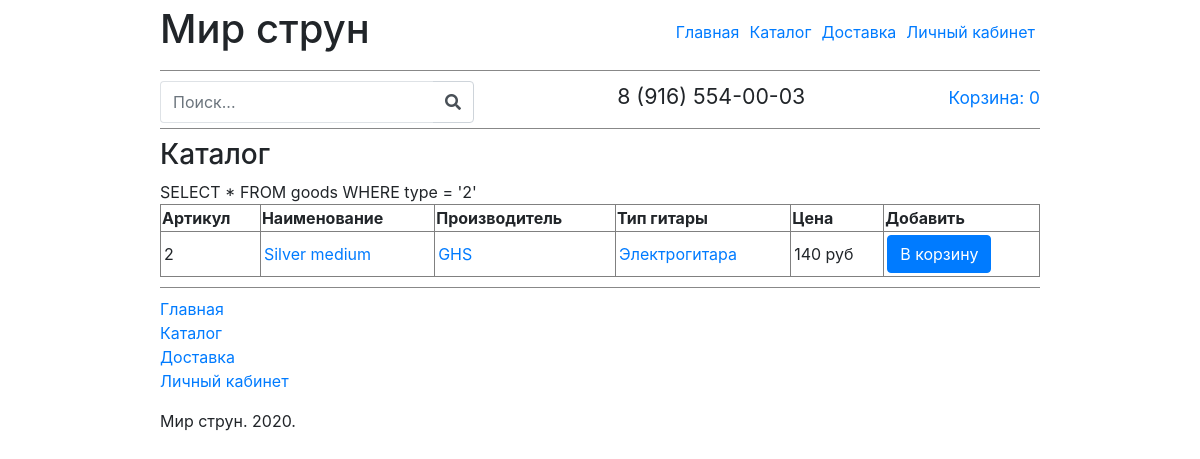
Page /katalog.php?type=2 on the committed database.
### tables this page shows
CREATE TABLE `goods` (
  `id` int(11) NOT NULL,
  `title` varchar(250) NOT NULL,
  `type` int(11) NOT NULL,
  `manufacturer` int(11) NOT NULL,
  `price` int(5) NOT NULL,
  `description` text NOT NULL
);

CREATE TABLE `manufactures` (
  `id` int(11) NOT NULL,
  `title` varchar(250) NOT NULL
);

CREATE TABLE `types` (
  `id` int(11) NOT NULL,
  `type` varchar(250) NOT NULL
);

### php/functions.php (called while the page is built, shortened)
<?
function getManufacturerById($id){
	require('php/db.php');
    $sql    = "SELECT title FROM manufactures WHERE id = '$id'";
    $result = mysqli_query($db,$sql);
    $row    = mysqli_fetch_array($result,MYSQLI_ASSOC);
    $count  = mysqli_num_rows($result);
    if($count == 1){
    	return  $row['title'];
    }
}
function getTypeById($id){
	require('php/db.php');
    $sql    = "SELECT type FROM types WHERE id = '$id'";
    $result = mysqli_query($db,$sql);
    $row    = mysqli_fetch_array($result,MYSQLI_ASSOC);
    $count  = mysqli_num_rows($result);
    if($count == 1){
    	return  $row['type'];
    }
}
?>

### katalog.php (the view, shortened to what this page needs)
<?php
require('head.php');
require('php/functions.php');
?>
   	<h3>Каталог</h3>
 	  <table id="items_table" border="1">
    <tr>
      <th>Артикул</th>
      <th>Наименование</th>
      <th>Производитель</th>
      <th>Тип гитары</th>
      <th>Цена</th>
      <th>Добавить</th>
    </tr>
   	<?php
   	  require('php/db.php');
   	  if (isset($_GET['search'])) {
   	  	$p = $_GET['search'];
   	  	$prequery = "SELECT * FROM goods WHERE id LIKE '%$p%' OR title LIKE '%$p%' ";
   	  }else{
   	  	$prequery = "SELECT * FROM goods ";
   	  }
      if (isset($_GET['type'])) {
        $t = $_GET['type'];
        if (isset($_GET['search'])){
          $prequery = $prequery." AND type = '$t' ";
        }else{
          $prequery = $prequery." WHERE type = '$t' ";
        }
      }
 	    $query = $prequery;
	    if ($result = mysqli_query($db, $query)) {
    	  while ($row = mysqli_fetch_assoc($result)) {
        	echo '
			<tr>
   				<td>'.$row['id'].'</td>
   				<td><a href="item.php?id='.$row['id'].'">'.$row['title'].'</a></td>
   				<td><a href="katalog.php?manufacturer='.$row['manufacturer'].'">'.getManufacturerById($row['manufacturer']).'</a></td>
   				<td><a href="katalog.php?type='.$row['type'].'">'.getTypeById($row['type']).'</a></td>
   				<td>'.$row['price'].' руб</td>
   				<td>
            <form method="post" action="php/addtobasket.php">
              <input type="hidden" value="'.$row['id'].'" name="product_id">
              <input type="hidden" value="'.$row['type'].'" name="from">
              <input type="submit" class="btn btn-primary" value="В корзину" name="to-korzina-but">
            </form>
          </td>
   			</tr>
       		';
    	}
	}
			?>
  </table>
<?php
	require("foo.php");
?>

### css/style.css (style rules this page uses)
body { width: 100%; margin: 0; padding: 0; }
#items_table { border-collapse: collapse; width: 100%; padding: 3px; margin-bottom: 10px; }
#items_table td { padding: 3px; }

### rows in the picture
goods: id "2", title "Silver medium", manufacturer.title "GHS", type.type "Электрогитара", price "140"
